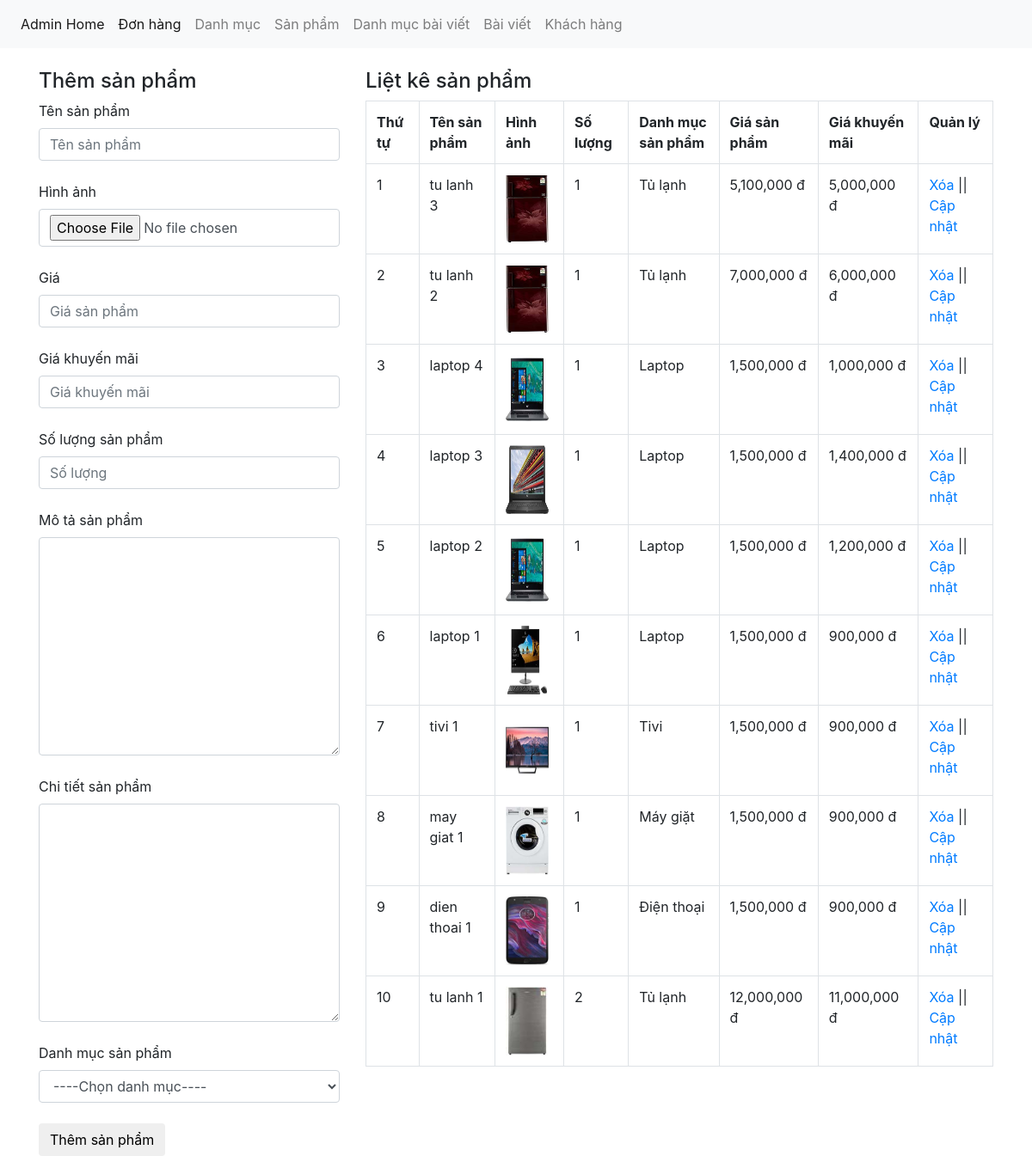
Screenshot of /admin/xulysanpham.php with the database file from the repository.
### tables this page shows
CREATE TABLE `tbl_product` (
  `product_id` int(11) NOT NULL,
  `category_id` int(11) NOT NULL,
  `product_detail_image_slider_id` int(11) NOT NULL,
  `product_name` varchar(255) NOT NULL,
  `product_short_description` text NOT NULL,
  `product_full_description` text NOT NULL,
  `product_price` varchar(100) NOT NULL,
  `product_sale_price` varchar(100) NOT NULL,
  `product_active` int(11) NOT NULL,
  `product_hot` int(11) NOT NULL,
  `product_quantity` int(11) NOT NULL,
  `product_image` varchar(50) NOT NULL
);

CREATE TABLE `tbl_category` (
  `category_id` int(11) NOT NULL,
  `category_name` varchar(50) NOT NULL
);

### admin/xulysanpham.php (the view, shortened to what this page needs)
<?php
	include ('../db/connect.php');
?>
<!DOCTYPE html>
<html>
<head>
	<link href="../css/bootstrap.css" rel="stylesheet" type="text/css" media="all" />
</head>
<body>
	<nav class="navbar navbar-expand-lg navbar-light bg-light">
	    <div class="collapse navbar-collapse" id="navbarNav">
	        <ul class="navbar-nav">
	        	<li class="nav-item active">
	                <a class="nav-link" href="dashboard.php">Admin Home</a>
	            </li>
	            <li class="nav-item active">
	                <a class="nav-link" href="xulydonhang.php">Đơn hàng</a>
	            </li>
	            <li class="nav-item">
	                <a class="nav-link" href="xulydanhmuc.php">Danh mục</a>
	            </li>
	            <li class="nav-item">
	                <a class="nav-link" href="xulysanpham.php">Sản phẩm</a>
	            </li>
	           <li class="nav-item">
	                <a class="nav-link" href="xulydanhmucbaiviet.php">Danh mục bài viết</a>
	            </li>
	            <li class="nav-item">
	                <a class="nav-link" href="xulybaiviet.php">Bài viết</a>
	            </li>
	            <li class="nav-item">
	                <a class="nav-link" href="xulykhachhang.php">Khách hàng</a>
	            </li>
	        </ul>
	    </div>
	</nav><br>
	<div class="container">
		<div class="row">
			<?php
				if (isset($_GET['quanly']) == 'capnhat') {
					$id_capnhat   = $_GET['capnhat_id'];
					$sql_capnhap  = mysqli_query($con , "SELECT * FROM tbl_product WHERE product_id='$id_capnhat' ");
					$row_capnhap  = mysqli_fetch_array($sql_capnhap);
					$id_category  = $row_capnhap['category_id'];
				}else{
					$id_capnhat = '';
				}
				if ($id_capnhat) {
					?>
						<div class="col-md-4">
						<h4>Cập nhật sản phẩm</h4>
						<form action="" method="POST" enctype="multipart/form-data">
							<label>Tên sản phẩm</label>
							<input type="text" class="form-control" value="<?php echo $row_capnhap['product_name']; ?>" name="tensanpham"><br>
							<input type="hidden" class="form-control" value="<?php echo $row_capnhap['product_id']; ?>" name="id_update">
							<label>Hình ảnh</label>
							<input type="file" class="form-control" name="hinhanh"><br>
							<img src="../uploads/<?php echo $row_capnhap['product_image']; ?>" height="80px;" width="50px;"><br><br>
							<label>Giá</label>
							<input type="text" class="form-control" name="giasanpham" value="<?php echo $row_capnhap['product_price']; ?>" ><br>
							<label>Giá khuyến mãi</label>
							<input type="text" class="form-control" name="giakhuyenmai" value="<?php echo $row_capnhap['product_sale_price']; ?>" ><br>
							<label>Số lượng sản phẩm</label>
							<input type="text" class="form-control" name="soluong" value="<?php echo $row_capnhap['product_quantity']; ?>" ><br>
							<label>Mô tả sản phẩm</label>
							<textarea class="form-control" rows="10" name="mota"><?php echo $row_capnhap['product_short_description']; ?></textarea><br>
							<label>Chi tiết sản phẩm</label>
							<textarea class="form-control" rows="10" name="chitiet"><?php echo $row_capnhap['product_full_description']; ?></textarea><br>
							<label>Danh mục sản phẩm</label>
							<?php
								$sql_danhmuc  = mysqli_query($con , "SELECT * FROM tbl_category ORDER BY category_id DESC");
							?>
							<select name="danhmuc" class="form-control">
								<option value="0">----Chọn danh mục----</option>
								<?php
									while ($row_danhmuc = mysqli_fetch_array($sql_danhmuc)) {
										if ($id_category == $row_danhmuc['category_id']) {
								?>
								<option selected="" value="<?php echo $row_danhmuc['category_id']; ?>"><?php echo $row_danhmuc['category_name']; ?></option>
								<?php
										}else{
								?>
								<option value="<?php echo $row_danhmuc['category_id']; ?>"><?php echo $row_danhmuc['category_name']; ?></option>
								<?php
										}
									}
								?>
							</select><br>
							<input type="submit" name="capnhatsanpham" value="Cập nhật sản phẩm" class="btn btn-default">
						</form>
					</div>
					<?php
				}else{
			?>
					<div class="col-md-4">
						<h4>Thêm sản phẩm</h4>
						<form action="" method="POST" enctype="multipart/form-data">
							<label>Tên sản phẩm</label>
							<input type="text" class="form-control" placeholder="Tên sản phẩm" name="tensanpham"><br>
							<label>Hình ảnh</label>
							<input type="file" class="form-control" name="hinhanh"><br>
							<label>Giá</label>
							<input type="text" class="form-control" name="giasanpham" placeholder="Giá sản phẩm"><br>
							<label>Giá khuyến mãi</label>
							<input type="text" class="form-control" name="giakhuyenmai" placeholder="Giá khuyến mãi"><br>
							<label>Số lượng sản phẩm</label>
							<input type="text" class="form-control" name="soluong" placeholder="Số lượng"><br>
							<label>Mô tả sản phẩm</label>
							<textarea class="form-control" rows="10" name="mota"></textarea><br>
							<label>Chi tiết sản phẩm</label>
							<textarea class="form-control" rows="10" name="chitiet"></textarea><br>
							<label>Danh mục sản phẩm</label>
							<select name="danhmuc" class="form-control">
								<option value="0">----Chọn danh mục----</option>
							</select><br>
							<input type="submit" name="themsanpham" value="Thêm sản phẩm" class="btn btn-default">
						</form>
					</div>
			<?php
				}
			?>
			<div class="col-md-8">
				<h4>Liệt kê sản phẩm</h4>
				<?php
					$sql_product_select = mysqli_query($con , "SELECT * FROM tbl_product,tbl_category WHERE tbl_product.category_id=tbl_category.category_id ORDER BY tbl_product.product_id DESC");
				?>
				<table class="table table-bordered ">
					<tr>
						<th>Thứ tự</th>
						<th>Tên sản phẩm</th>
						<th>Hình ảnh</th>
						<th>Số lượng</th>
						<th>Danh mục sản phẩm</th>
						<th>Giá sản phẩm</th>
						<th>Giá khuyến mãi</th>
						<th>Quản lý</th>
					</tr>
					<?php
						$i = 1;
						while ($row_product_select = mysqli_fetch_array($sql_product_select)) {
					?>
					<tr>
						<td><?php echo $i; ?></td>
						<td><?php echo $row_product_select['product_name']; ?></td>
						<td><img src="../uploads/<?php echo $row_product_select['product_image']; ?>" height="80px;" width="50px;" ></td>
						<td><?php echo $row_product_select['product_quantity']; ?></td>
						<td><?php echo $row_product_select['category_name']; ?></td>
						<td><?php echo number_format($row_product_select['product_price']).' đ'; ?></td>
						<td><?php echo number_format($row_product_select['product_sale_price']).' đ'; ?></td>
						<td><a href="?xoa=<?php echo $row_product_select['product_id']; ?>">Xóa</a> || <a href="xulysanpham.php?quanly=capnhat&capnhat_id=<?php echo $row_product_select['product_id']; ?>">Cập nhật</a></td>
					</tr>
					<?php
						$i++;
						}
					?>
				</table>
			</div>
		</div>
	</div>
</body>
</html>

### rows the page displays
tbl_product: product_name "tu lanh 3", product_image (picture), product_quantity "1", category.category_name "Tủ lạnh", product_price "5,100,000", product_sale_price "5,000,000"
tbl_product: product_name "tu lanh 2", product_image (picture), product_quantity "1", category.category_name "Tủ lạnh", product_price "7,000,000", product_sale_price "6,000,000"
tbl_product: product_name "laptop 4", product_image (picture), product_quantity "1", category.category_name "Laptop", product_price "1,500,000", product_sale_price "1,000,000"
tbl_product: product_name "laptop 3", product_image (picture), product_quantity "1", category.category_name "Laptop", product_price "1,500,000", product_sale_price "1,400,000"
tbl_product: product_name "laptop 2", product_image (picture), product_quantity "1", category.category_name "Laptop", product_price "1,500,000", product_sale_price "1,200,000"
tbl_product: product_name "laptop 1", product_image (picture), product_quantity "1", category.category_name "Laptop", product_price "1,500,000", product_sale_price "900,000"
tbl_product: product_name "tivi 1", product_image (picture), product_quantity "1", category.category_name "Tivi", product_price "1,500,000", product_sale_price "900,000"
tbl_product: product_name "may giat 1", product_image (picture), product_quantity "1", category.category_name "Máy giặt", product_price "1,500,000", product_sale_price "900,000"
tbl_product: product_name "dien thoai 1", product_image (picture), product_quantity "1", category.category_name "Điện thoại", product_price "1,500,000", product_sale_price "900,000"
tbl_product: product_name "tu lanh 1", product_image (picture), product_quantity "2", category.category_name "Tủ lạnh", product_price "12,000,000", product_sale_price "11,000,000"
